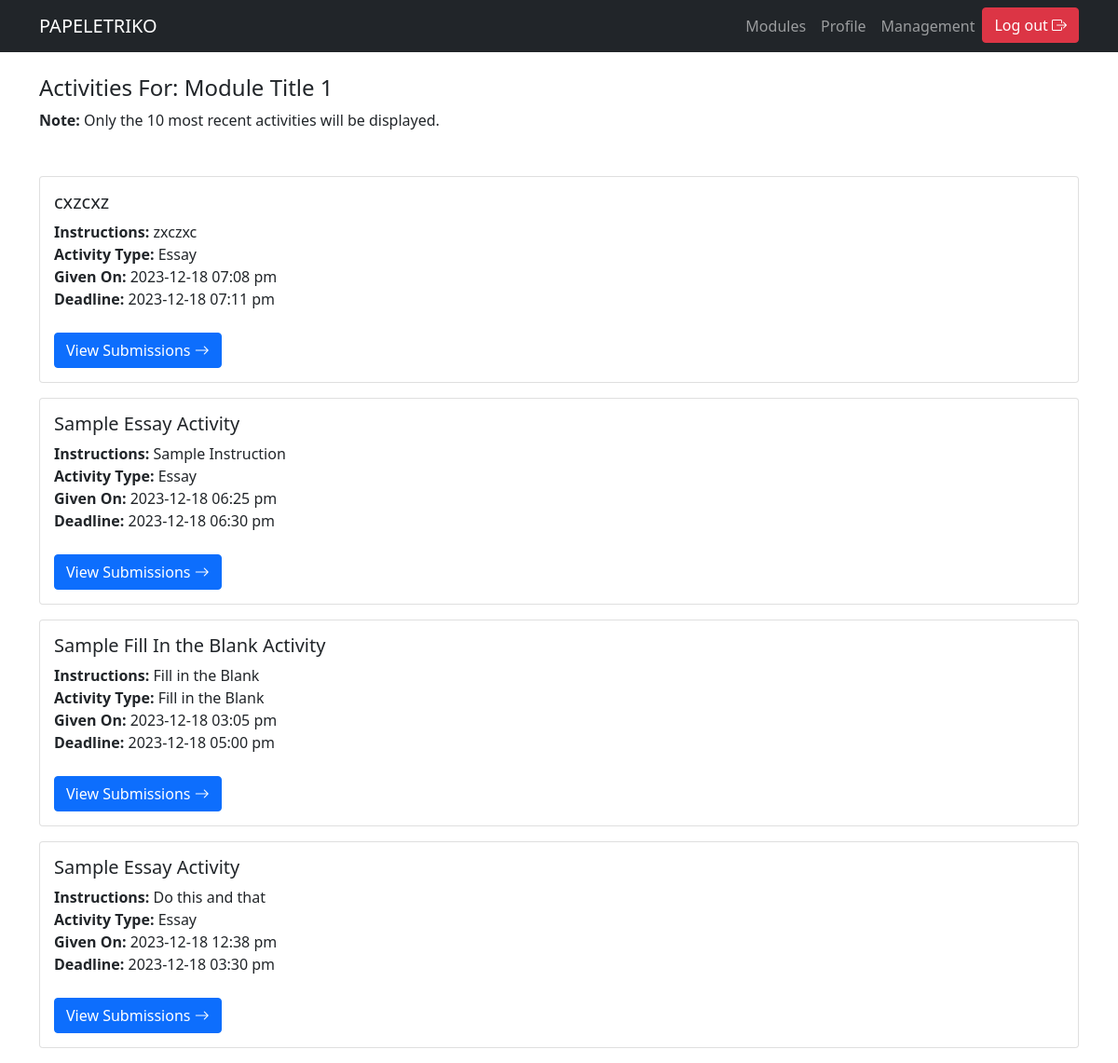
The page /?page=viewSubmissions&moduleId=14 (signed in) on the database its author committed.
### tables this page shows
CREATE TABLE `ci_modules_headers` (
  `ID` int(11) NOT NULL,
  `MODULE_TITLE` varchar(255) NOT NULL,
  `DESCRIPTION` varchar(255) NOT NULL,
  `LONG_DESCRIPTION` longtext NOT NULL,
  `SECTION` varchar(255) NOT NULL,
  `COVER_FILENAME` varchar(255) NOT NULL
);

CREATE TABLE `ci_activity` (
  `ID` int(11) NOT NULL,
  `ACTIVITY_TYPE` varchar(255) NOT NULL,
  `START_DTTM` datetime NOT NULL,
  `END_DTTM` datetime NOT NULL,
  `MODULE_HEADER` int(11) NOT NULL,
  `PROPERTY_1` mediumtext NOT NULL,
  `PROPERTY_2` mediumtext NOT NULL,
  `PROPERTY_3` mediumtext NOT NULL,
  `ACTIVE_SW` tinyint(1) NOT NULL
);

### src/pages/submissions_page.php (the view)
<?php
$moduleId = $_GET['moduleId'];
$query = "SELECT ID, MODULE_TITLE FROM ci_modules_headers WHERE ID = :moduleId";
$stmt = $dbConn->prepare($query);
$stmt->bindParam(':moduleId', $moduleId, PDO::PARAM_INT);
$stmt->execute();
$subjectInfo = $stmt->fetch(PDO::FETCH_ASSOC);
$query = "SELECT * FROM ci_activity WHERE `MODULE_HEADER` = :moduleId AND `ACTIVE_SW` = 1 ORDER BY START_DTTM DESC LIMIT 10";
$stmt = $dbConn->prepare($query);
$stmt->bindParam(':moduleId', $moduleId, PDO::PARAM_INT);
$stmt->execute();
$activities = $stmt->fetchAll(PDO::FETCH_ASSOC);
?>
<div class="mb-5">
    <h4>Activities For: <?php echo $subjectInfo['MODULE_TITLE']; ?></h4>
    <p><strong>Note:</strong> Only the 10 most recent activities will be displayed.</p>
</div>
<div>
    <?php
    if (empty($activities)) {
    ?>
        <div style="text-align: center;">
            <label>No Activity Available for the given module.</label>
        </div>
        <?php
    } else {
        foreach ($activities as $activity) {
        ?>
            <div class="mb-3">
                <div class="card" style="padding: 15px;">
                    <h5><?php echo $activity['PROPERTY_1']; ?></h5>
                    <label><strong>Instructions: </strong><?php echo $activity['PROPERTY_2']; ?></label>
                    <label><strong>Activity Type:</strong> <?php echo $activity['ACTIVITY_TYPE']; ?></label>
                    <label><strong>Given On: </strong><?php echo date('Y-m-d h:i a', strtotime($activity['START_DTTM'])); ?></label>
                    <label><strong>Deadline: </strong><?php echo date('Y-m-d h:i a', strtotime($activity['END_DTTM'])); ?></label>
                    <div class="mt-4">
                        <a href="?page=viewActivitySubmission&activityId=<?php echo $activity['ID']; ?>" class="btn btn-primary">View Submissions <i class="bi bi-arrow-right"></i></a>
                    </div>
                </div>
            </div>
    <?php }
    } ?>
</div>

### rows shown on the page
ci_modules_headers: MODULE_TITLE "Module Title 1"
ci_activity: PROPERTY_1 "cxzcxz", PROPERTY_2 "zxczxc", ACTIVITY_TYPE "Essay", START_DTTM "2023-12-18 07:08 pm", END_DTTM "2023-12-18 07:11 pm"
ci_activity: PROPERTY_1 "Sample Essay Activity", PROPERTY_2 "Sample Instruction", ACTIVITY_TYPE "Essay", START_DTTM "2023-12-18 06:25 pm", END_DTTM "2023-12-18 06:30 pm"
ci_activity: PROPERTY_1 "Sample Fill In the Blank Activity", PROPERTY_2 "Fill in the Blank", ACTIVITY_TYPE "Fill in the Blank", START_DTTM "2023-12-18 03:05 pm", END_DTTM "2023-12-18 05:00 pm"
ci_activity: PROPERTY_1 "Sample Essay Activity", PROPERTY_2 "Do this and that", ACTIVITY_TYPE "Essay", START_DTTM "2023-12-18 12:38 pm", END_DTTM "2023-12-18 03:30 pm"
